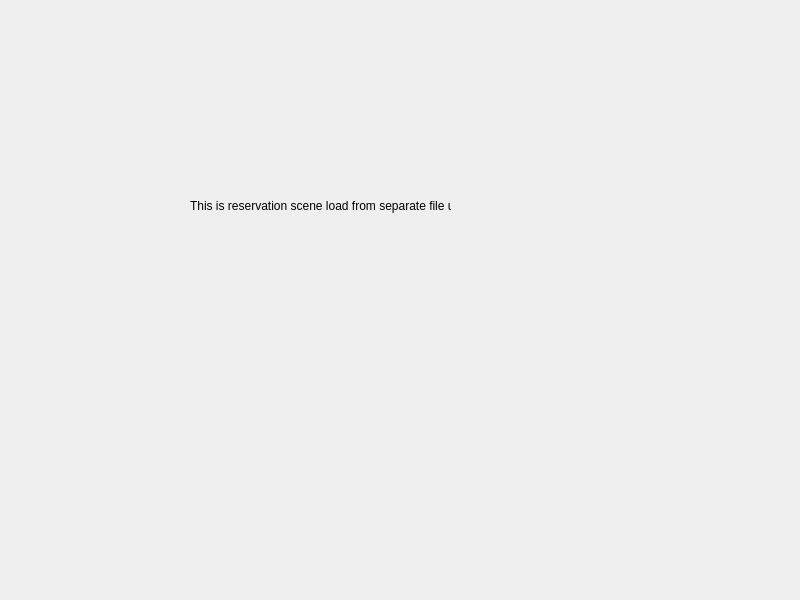
<?xml version="1.0" encoding="UTF-8"?>
<ui version="4.0">
 <class>ReservationScene</class>
 <widget class="QWidget" name="ReservationScene">
  <property name="geometry">
   <rect>
    <x>0</x>
    <y>0</y>
    <width>800</width>
    <height>600</height>
   </rect>
  </property>
  <property name="windowTitle">
   <string>Hotel</string>
  </property>
  <widget class="QLabel" name="label">
   <property name="geometry">
    <rect>
     <x>190</x>
     <y>180</y>
     <width>261</width>
     <height>51</height>
    </rect>
   </property>
   <property name="text">
    <string>This is reservation scene load from separate file ui</string>
   </property>
  </widget>
 </widget>
 <resources/>
 <connections/>
</ui>
